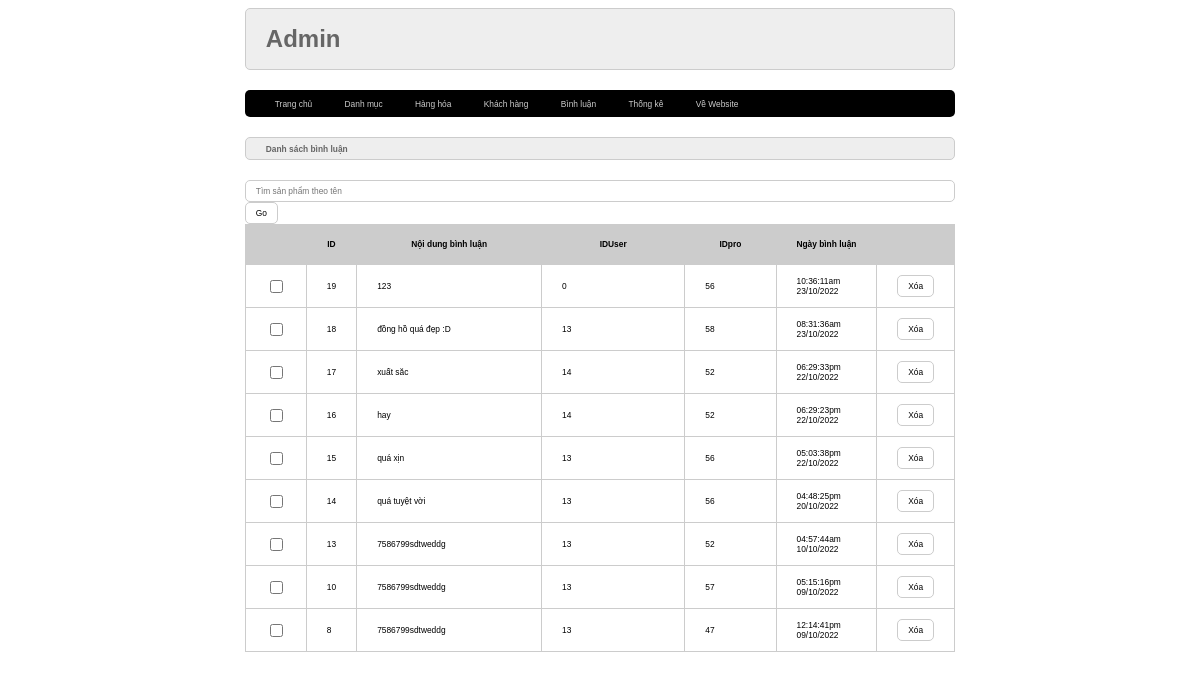
Screenshot of /admin/index.php?act=dsbl with the database file from the repository.
### tables this page shows
CREATE TABLE `binhluan` (
  `id` int(10) NOT NULL,
  `noidung` varchar(255) NOT NULL,
  `iduser` int(10) NOT NULL,
  `idpro` int(10) NOT NULL,
  `ngaybinhluan` varchar(30) NOT NULL
);

### model/pdo.php (called while the page is built, shortened)
<?php
function pdo_get_connection(){
    $dburl = "mysql:host=localhost;dbname=duanmau2022;charset=utf8";
    $username = 'root';
    $password = '';
    $conn = new PDO($dburl, $username, $password);
    $conn->setAttribute(PDO::ATTR_ERRMODE, PDO::ERRMODE_EXCEPTION);
    return $conn;
}
function pdo_query($sql){
    $sql_args = array_slice(func_get_args(), 1);
    try{
        $conn = pdo_get_connection();
        $stmt = $conn->prepare($sql);
        $stmt->execute($sql_args);
        $rows = $stmt->fetchAll();
        return $rows;
    }
    catch(PDOException $e){
        throw $e;
    }
    finally{
        unset($conn);
    }
}

### model/binhluan.php (called while the page is built, shortened)
<?php
    function loadall_binhluan($idpro){
        $sql="select * from binhluan where 1";
        $sql.=" order by id desc limit 0,10";
        $listbl=pdo_query($sql);
        return $listbl;
    }
?>

### admin/binhluan/list.php (the view)
<div class="row">
            <div class="row frmtitle">
                <h1>Danh sách bình luận </h1>
            </div>
            <div class="row frmcontent">
            <form action="index.php?act=listspbl" method="post">
                       <input type="text" name="kyw" id="" placeholder="Tìm sản phẩm theo tên">
                       <input type="submit" value="Go" name="listbl">
                    </form>
                <div class="row mb10 frmdsloai">
                    <table>
                        <tr>
                            <th></th>
                            <th>ID</th>
                            <th>Nội dung bình luận</th>
                            <th>IDUser</th>
                            <th>IDpro</th>
                            <th>Ngày bình luận</th>
                            <th></th>
                        </tr>
                        <?php
                        foreach ($listbinhluan as $binhluan) {
                            extract($binhluan);
                            $xoabl="index.php?act=xoabl&id=".$id;
                            echo '<tr>
                            <td><input type="checkbox" name="" id=""></td>
                            <td>'.$id.'</td>
                            <td>'.$noidung.'</td>
                            <td>'.$iduser.'</td>
                            <td>'.$idpro.'</td>
                            <td>'.$ngaybinhluan.'</td>
                            <td><a href="'.$xoabl.'"><input type="button" value="Xóa"></a></td>
                        </tr>';
                        }
                        ?>
                    </table>
                </div>
            </div>
        </div>

### view/css/style.css (style rules this page uses)
* { box-sizing: border-box; font-family: sans-serif; font-size: 0.7vw; }
.row { float: left; width: 100%; }
.mb10 { margin-bottom: 10px; }
.formtaikhoan input[type=text], .formtaikhoan input[type=email], .formtaikhoan input[type=password], .frmcontent input[type=text] { width: 100%; border: 1px #ccc solid; padding: 5px 10px; border-radius: 5px; }
.formtaikhoan input[type=submit], .formtaikhoan input[type=reset], .frmcontent input[type=submit], .frmcontent input[type=reset], .frmcontent input[type=button] { border-radius: 5px; padding:5px 10px; background-color: white; border: 1px #ccc solid; }
.frmtitle { background-color: #eee; border: 1px #ccc solid; color: #666; border-radius: 5px; padding: 0px 20px; }
.frmcontent { padding: 20px 0px; }
.frmdsloai table { width: 100%; border-collapse: collapse; }
.frmdsloai table th:nth-child(1) { width: 5%; padding: 20px; background-color: #ccc; }
.frmdsloai table th:nth-child(2) { width: 5%; background-color: #ccc; }
.frmdsloai table th:nth-child(3) { width: 30%; background-color: #ccc; }
.frmdsloai table th:nth-child(4) { width: 25%; background-color: #ccc; }
.frmdsloai table th:nth-child(5) { width: 15%; background-color: #ccc; }
.frmdsloai table th:nth-child(6) { width: 15%; background-color: #ccc; }
.frmdsloai table th:nth-child(7) { width: 25%; background-color: #ccc; }
.frmdsloai table td { padding: 10px 20px; border: 1px solid #ccc; }

### rows the page displays
binhluan: id "19", noidung "123", iduser "0", idpro "56", ngaybinhluan "10:36:11am 23/10/2022"
binhluan: id "18", noidung "đồng hồ quá đẹp :D", iduser "13", idpro "58", ngaybinhluan "08:31:36am 23/10/2022"
binhluan: id "17", noidung "xuất săc", iduser "14", idpro "52", ngaybinhluan "06:29:33pm 22/10/2022"
binhluan: id "16", noidung "hay", iduser "14", idpro "52", ngaybinhluan "06:29:23pm 22/10/2022"
binhluan: id "15", noidung "quá xịn", iduser "13", idpro "56", ngaybinhluan "05:03:38pm 22/10/2022"
binhluan: id "14", noidung "quá tuyệt vời", iduser "13", idpro "56", ngaybinhluan "04:48:25pm 20/10/2022"
binhluan: id "13", noidung "7586799sdtweddg", iduser "13", idpro "52", ngaybinhluan "04:57:44am 10/10/2022"
binhluan: id "10", noidung "7586799sdtweddg", iduser "13", idpro "57", ngaybinhluan "05:15:16pm 09/10/2022"
binhluan: id "8", noidung "7586799sdtweddg", iduser "13", idpro "47", ngaybinhluan "12:14:41pm 09/10/2022"
